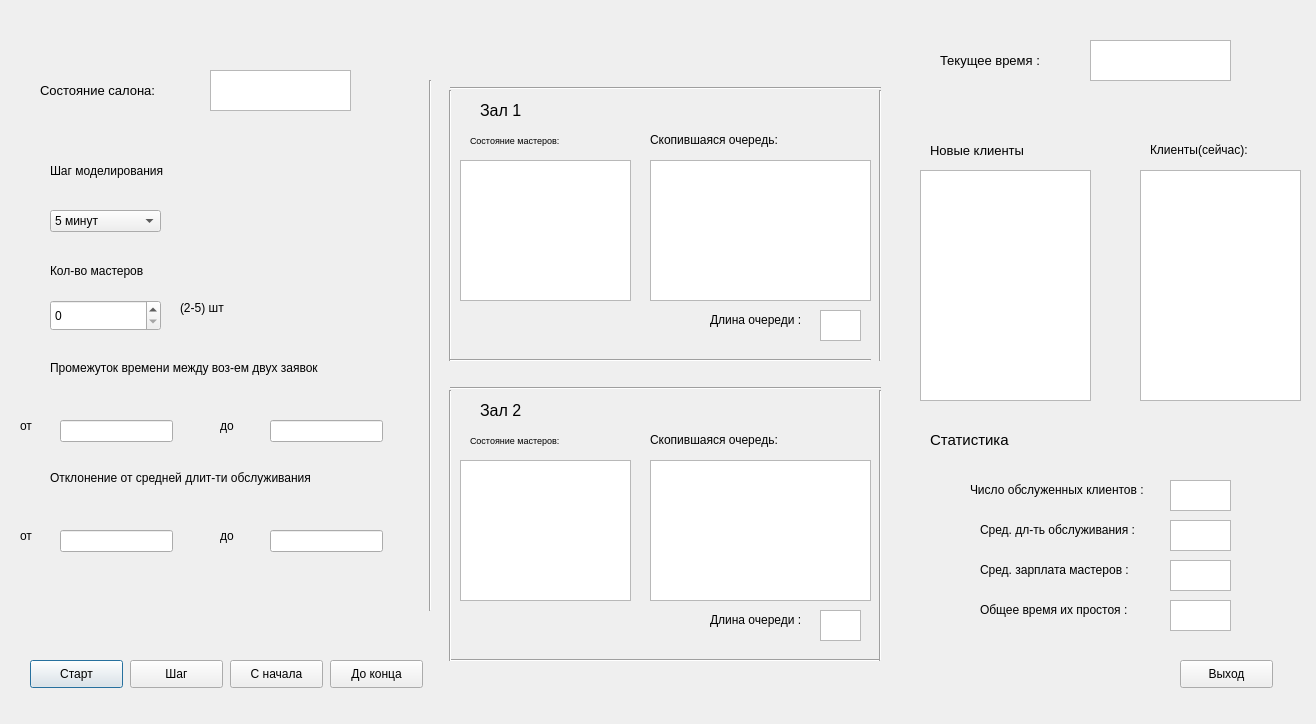
<?xml version="1.0" encoding="UTF-8"?>
<ui version="4.0">
 <class>Barbershop</class>
 <widget class="QDialog" name="Barbershop">
  <property name="geometry">
   <rect>
    <x>0</x>
    <y>0</y>
    <width>1316</width>
    <height>724</height>
   </rect>
  </property>
  <property name="windowTitle">
   <string>Dialog</string>
  </property>
  <widget class="QLabel" name="label">
   <property name="geometry">
    <rect>
     <x>50</x>
     <y>150</y>
     <width>181</width>
     <height>41</height>
    </rect>
   </property>
   <property name="text">
    <string>Шаг моделирования</string>
   </property>
  </widget>
  <widget class="QSpinBox" name="spinBox_masters">
   <property name="geometry">
    <rect>
     <x>50</x>
     <y>300</y>
     <width>111</width>
     <height>31</height>
    </rect>
   </property>
  </widget>
  <widget class="QLabel" name="label_3">
   <property name="geometry">
    <rect>
     <x>50</x>
     <y>250</y>
     <width>181</width>
     <height>41</height>
    </rect>
   </property>
   <property name="text">
    <string>Кол-во мастеров</string>
   </property>
  </widget>
  <widget class="QLabel" name="label_4">
   <property name="geometry">
    <rect>
     <x>180</x>
     <y>300</y>
     <width>81</width>
     <height>16</height>
    </rect>
   </property>
   <property name="text">
    <string>(2-5) шт</string>
   </property>
  </widget>
  <widget class="QLabel" name="label_5">
   <property name="geometry">
    <rect>
     <x>50</x>
     <y>360</y>
     <width>301</width>
     <height>16</height>
    </rect>
   </property>
   <property name="text">
    <string>Промежуток времени между воз-ем двух заявок</string>
   </property>
  </widget>
  <widget class="QLineEdit" name="ot_request">
   <property name="geometry">
    <rect>
     <x>60</x>
     <y>420</y>
     <width>113</width>
     <height>22</height>
    </rect>
   </property>
  </widget>
  <widget class="QLineEdit" name="do_request">
   <property name="geometry">
    <rect>
     <x>270</x>
     <y>420</y>
     <width>113</width>
     <height>22</height>
    </rect>
   </property>
  </widget>
  <widget class="QLabel" name="label_6">
   <property name="geometry">
    <rect>
     <x>20</x>
     <y>410</y>
     <width>21</width>
     <height>31</height>
    </rect>
   </property>
   <property name="text">
    <string>от</string>
   </property>
  </widget>
  <widget class="QLabel" name="label_7">
   <property name="geometry">
    <rect>
     <x>220</x>
     <y>410</y>
     <width>21</width>
     <height>31</height>
    </rect>
   </property>
   <property name="text">
    <string>до</string>
   </property>
  </widget>
  <widget class="QLabel" name="label_8">
   <property name="geometry">
    <rect>
     <x>50</x>
     <y>470</y>
     <width>301</width>
     <height>16</height>
    </rect>
   </property>
   <property name="text">
    <string>Отклонение от средней длит-ти обслуживания</string>
   </property>
  </widget>
  <widget class="QLineEdit" name="ot_decline">
   <property name="geometry">
    <rect>
     <x>60</x>
     <y>530</y>
     <width>113</width>
     <height>22</height>
    </rect>
   </property>
  </widget>
  <widget class="QLineEdit" name="do_decline">
   <property name="geometry">
    <rect>
     <x>270</x>
     <y>530</y>
     <width>113</width>
     <height>22</height>
    </rect>
   </property>
  </widget>
  <widget class="QLabel" name="label_9">
   <property name="geometry">
    <rect>
     <x>20</x>
     <y>520</y>
     <width>21</width>
     <height>31</height>
    </rect>
   </property>
   <property name="text">
    <string>от</string>
   </property>
  </widget>
  <widget class="QLabel" name="label_10">
   <property name="geometry">
    <rect>
     <x>220</x>
     <y>520</y>
     <width>21</width>
     <height>31</height>
    </rect>
   </property>
   <property name="text">
    <string>до</string>
   </property>
  </widget>
  <widget class="QPushButton" name="start">
   <property name="geometry">
    <rect>
     <x>30</x>
     <y>660</y>
     <width>93</width>
     <height>28</height>
    </rect>
   </property>
   <property name="text">
    <string>Старт</string>
   </property>
  </widget>
  <widget class="QPushButton" name="step">
   <property name="geometry">
    <rect>
     <x>130</x>
     <y>660</y>
     <width>93</width>
     <height>28</height>
    </rect>
   </property>
   <property name="text">
    <string>Шаг</string>
   </property>
  </widget>
  <widget class="QPushButton" name="end">
   <property name="geometry">
    <rect>
     <x>330</x>
     <y>660</y>
     <width>93</width>
     <height>28</height>
    </rect>
   </property>
   <property name="text">
    <string>До конца</string>
   </property>
  </widget>
  <widget class="QPushButton" name="exit">
   <property name="geometry">
    <rect>
     <x>1180</x>
     <y>660</y>
     <width>93</width>
     <height>28</height>
    </rect>
   </property>
   <property name="text">
    <string>Выход</string>
   </property>
  </widget>
  <widget class="QLabel" name="label_11">
   <property name="geometry">
    <rect>
     <x>480</x>
     <y>100</y>
     <width>101</width>
     <height>21</height>
    </rect>
   </property>
   <property name="text">
    <string>&lt;html&gt;&lt;head/&gt;&lt;body&gt;&lt;p&gt;&lt;span style=&quot; font-size:12pt;&quot;&gt;Зал 1&lt;/span&gt;&lt;/p&gt;&lt;/body&gt;&lt;/html&gt;</string>
   </property>
   <property name="textFormat">
    <enum>Qt::AutoText</enum>
   </property>
  </widget>
  <widget class="QLabel" name="label_13">
   <property name="geometry">
    <rect>
     <x>710</x>
     <y>310</y>
     <width>101</width>
     <height>21</height>
    </rect>
   </property>
   <property name="text">
    <string>&lt;html&gt;&lt;head/&gt;&lt;body&gt;&lt;p&gt;Длина очереди :&lt;/p&gt;&lt;/body&gt;&lt;/html&gt;</string>
   </property>
   <property name="textFormat">
    <enum>Qt::AutoText</enum>
   </property>
  </widget>
  <widget class="QLabel" name="label_14">
   <property name="geometry">
    <rect>
     <x>940</x>
     <y>50</y>
     <width>141</width>
     <height>21</height>
    </rect>
   </property>
   <property name="text">
    <string>&lt;html&gt;&lt;head/&gt;&lt;body&gt;&lt;p&gt;&lt;span style=&quot; font-size:10pt;&quot;&gt;Текущее время :&lt;/span&gt;&lt;/p&gt;&lt;/body&gt;&lt;/html&gt;</string>
   </property>
   <property name="textFormat">
    <enum>Qt::AutoText</enum>
   </property>
  </widget>
  <widget class="QPlainTextEdit" name="time">
   <property name="geometry">
    <rect>
     <x>1090</x>
     <y>40</y>
     <width>141</width>
     <height>41</height>
    </rect>
   </property>
  </widget>
  <widget class="Line" name="line_2">
   <property name="geometry">
    <rect>
     <x>440</x>
     <y>90</y>
     <width>21</width>
     <height>271</height>
    </rect>
   </property>
   <property name="orientation">
    <enum>Qt::Vertical</enum>
   </property>
  </widget>
  <widget class="QLabel" name="label_15">
   <property name="geometry">
    <rect>
     <x>470</x>
     <y>130</y>
     <width>131</width>
     <height>21</height>
    </rect>
   </property>
   <property name="text">
    <string>&lt;html&gt;&lt;head/&gt;&lt;body&gt;&lt;p&gt;&lt;span style=&quot; font-size:7pt;&quot;&gt;Состояние мастеров:&lt;/span&gt;&lt;/p&gt;&lt;/body&gt;&lt;/html&gt;</string>
   </property>
   <property name="textFormat">
    <enum>Qt::AutoText</enum>
   </property>
  </widget>
  <widget class="Line" name="line_3">
   <property name="geometry">
    <rect>
     <x>450</x>
     <y>350</y>
     <width>421</width>
     <height>20</height>
    </rect>
   </property>
   <property name="orientation">
    <enum>Qt::Horizontal</enum>
   </property>
  </widget>
  <widget class="Line" name="line_4">
   <property name="geometry">
    <rect>
     <x>870</x>
     <y>90</y>
     <width>21</width>
     <height>271</height>
    </rect>
   </property>
   <property name="orientation">
    <enum>Qt::Vertical</enum>
   </property>
  </widget>
  <widget class="Line" name="line_5">
   <property name="geometry">
    <rect>
     <x>450</x>
     <y>80</y>
     <width>431</width>
     <height>16</height>
    </rect>
   </property>
   <property name="orientation">
    <enum>Qt::Horizontal</enum>
   </property>
  </widget>
  <widget class="Line" name="line_6">
   <property name="geometry">
    <rect>
     <x>420</x>
     <y>80</y>
     <width>21</width>
     <height>531</height>
    </rect>
   </property>
   <property name="orientation">
    <enum>Qt::Vertical</enum>
   </property>
  </widget>
  <widget class="QLabel" name="label_18">
   <property name="geometry">
    <rect>
     <x>930</x>
     <y>430</y>
     <width>181</width>
     <height>21</height>
    </rect>
   </property>
   <property name="text">
    <string>&lt;html&gt;&lt;head/&gt;&lt;body&gt;&lt;p&gt;&lt;span style=&quot; font-size:11pt;&quot;&gt;Статистика&lt;/span&gt;&lt;/p&gt;&lt;/body&gt;&lt;/html&gt;</string>
   </property>
   <property name="textFormat">
    <enum>Qt::AutoText</enum>
   </property>
  </widget>
  <widget class="QLabel" name="label_19">
   <property name="geometry">
    <rect>
     <x>970</x>
     <y>480</y>
     <width>191</width>
     <height>21</height>
    </rect>
   </property>
   <property name="text">
    <string>&lt;html&gt;&lt;head/&gt;&lt;body&gt;&lt;p&gt;Число обслуженных клиентов :&lt;/p&gt;&lt;/body&gt;&lt;/html&gt;</string>
   </property>
   <property name="textFormat">
    <enum>Qt::AutoText</enum>
   </property>
  </widget>
  <widget class="QLabel" name="label_20">
   <property name="geometry">
    <rect>
     <x>980</x>
     <y>520</y>
     <width>181</width>
     <height>21</height>
    </rect>
   </property>
   <property name="text">
    <string>&lt;html&gt;&lt;head/&gt;&lt;body&gt;&lt;p&gt;Сред. дл-ть обслуживания :&lt;/p&gt;&lt;/body&gt;&lt;/html&gt;</string>
   </property>
   <property name="textFormat">
    <enum>Qt::AutoText</enum>
   </property>
  </widget>
  <widget class="QPlainTextEdit" name="served_clients">
   <property name="geometry">
    <rect>
     <x>1170</x>
     <y>480</y>
     <width>61</width>
     <height>31</height>
    </rect>
   </property>
  </widget>
  <widget class="QLabel" name="label_21">
   <property name="geometry">
    <rect>
     <x>650</x>
     <y>130</y>
     <width>141</width>
     <height>21</height>
    </rect>
   </property>
   <property name="text">
    <string>&lt;html&gt;&lt;head/&gt;&lt;body&gt;&lt;p&gt;Скопившаяся очередь:&lt;/p&gt;&lt;/body&gt;&lt;/html&gt;</string>
   </property>
   <property name="textFormat">
    <enum>Qt::AutoText</enum>
   </property>
  </widget>
  <widget class="QPlainTextEdit" name="serving_duration">
   <property name="geometry">
    <rect>
     <x>1170</x>
     <y>520</y>
     <width>61</width>
     <height>31</height>
    </rect>
   </property>
  </widget>
  <widget class="QLabel" name="label_22">
   <property name="geometry">
    <rect>
     <x>980</x>
     <y>560</y>
     <width>181</width>
     <height>21</height>
    </rect>
   </property>
   <property name="text">
    <string>&lt;html&gt;&lt;head/&gt;&lt;body&gt;&lt;p&gt;Сред. зарплата мастеров :&lt;/p&gt;&lt;/body&gt;&lt;/html&gt;</string>
   </property>
   <property name="textFormat">
    <enum>Qt::AutoText</enum>
   </property>
  </widget>
  <widget class="QPlainTextEdit" name="masters_salary">
   <property name="geometry">
    <rect>
     <x>1170</x>
     <y>560</y>
     <width>61</width>
     <height>31</height>
    </rect>
   </property>
  </widget>
  <widget class="QLabel" name="label_23">
   <property name="geometry">
    <rect>
     <x>980</x>
     <y>600</y>
     <width>181</width>
     <height>21</height>
    </rect>
   </property>
   <property name="text">
    <string>&lt;html&gt;&lt;head/&gt;&lt;body&gt;&lt;p&gt;Общее время их простоя :&lt;/p&gt;&lt;/body&gt;&lt;/html&gt;</string>
   </property>
   <property name="textFormat">
    <enum>Qt::AutoText</enum>
   </property>
  </widget>
  <widget class="QPlainTextEdit" name="prostoy_time">
   <property name="geometry">
    <rect>
     <x>1170</x>
     <y>600</y>
     <width>61</width>
     <height>31</height>
    </rect>
   </property>
  </widget>
  <widget class="QPlainTextEdit" name="room_1_queue_len">
   <property name="geometry">
    <rect>
     <x>820</x>
     <y>310</y>
     <width>41</width>
     <height>31</height>
    </rect>
   </property>
  </widget>
  <widget class="QListWidget" name="room_1_queue">
   <property name="geometry">
    <rect>
     <x>650</x>
     <y>160</y>
     <width>221</width>
     <height>141</height>
    </rect>
   </property>
  </widget>
  <widget class="QLabel" name="label_16">
   <property name="geometry">
    <rect>
     <x>710</x>
     <y>610</y>
     <width>101</width>
     <height>21</height>
    </rect>
   </property>
   <property name="text">
    <string>&lt;html&gt;&lt;head/&gt;&lt;body&gt;&lt;p&gt;Длина очереди :&lt;/p&gt;&lt;/body&gt;&lt;/html&gt;</string>
   </property>
   <property name="textFormat">
    <enum>Qt::AutoText</enum>
   </property>
  </widget>
  <widget class="QLabel" name="label_24">
   <property name="geometry">
    <rect>
     <x>650</x>
     <y>430</y>
     <width>141</width>
     <height>21</height>
    </rect>
   </property>
   <property name="text">
    <string>&lt;html&gt;&lt;head/&gt;&lt;body&gt;&lt;p&gt;Скопившаяся очередь:&lt;/p&gt;&lt;/body&gt;&lt;/html&gt;</string>
   </property>
   <property name="textFormat">
    <enum>Qt::AutoText</enum>
   </property>
  </widget>
  <widget class="Line" name="line_7">
   <property name="geometry">
    <rect>
     <x>450</x>
     <y>650</y>
     <width>431</width>
     <height>20</height>
    </rect>
   </property>
   <property name="orientation">
    <enum>Qt::Horizontal</enum>
   </property>
  </widget>
  <widget class="QListWidget" name="room_2_queue">
   <property name="geometry">
    <rect>
     <x>650</x>
     <y>460</y>
     <width>221</width>
     <height>141</height>
    </rect>
   </property>
  </widget>
  <widget class="QLabel" name="label_12">
   <property name="geometry">
    <rect>
     <x>480</x>
     <y>400</y>
     <width>101</width>
     <height>21</height>
    </rect>
   </property>
   <property name="text">
    <string>&lt;html&gt;&lt;head/&gt;&lt;body&gt;&lt;p&gt;&lt;span style=&quot; font-size:12pt;&quot;&gt;Зал 2&lt;/span&gt;&lt;/p&gt;&lt;/body&gt;&lt;/html&gt;</string>
   </property>
   <property name="textFormat">
    <enum>Qt::AutoText</enum>
   </property>
  </widget>
  <widget class="Line" name="line_8">
   <property name="geometry">
    <rect>
     <x>440</x>
     <y>390</y>
     <width>21</width>
     <height>271</height>
    </rect>
   </property>
   <property name="orientation">
    <enum>Qt::Vertical</enum>
   </property>
  </widget>
  <widget class="QLabel" name="label_17">
   <property name="geometry">
    <rect>
     <x>470</x>
     <y>430</y>
     <width>131</width>
     <height>21</height>
    </rect>
   </property>
   <property name="text">
    <string>&lt;html&gt;&lt;head/&gt;&lt;body&gt;&lt;p&gt;&lt;span style=&quot; font-size:7pt;&quot;&gt;Состояние мастеров:&lt;/span&gt;&lt;/p&gt;&lt;/body&gt;&lt;/html&gt;</string>
   </property>
   <property name="textFormat">
    <enum>Qt::AutoText</enum>
   </property>
  </widget>
  <widget class="QPlainTextEdit" name="room_2_queue_len">
   <property name="geometry">
    <rect>
     <x>820</x>
     <y>610</y>
     <width>41</width>
     <height>31</height>
    </rect>
   </property>
  </widget>
  <widget class="Line" name="line_9">
   <property name="geometry">
    <rect>
     <x>870</x>
     <y>390</y>
     <width>21</width>
     <height>271</height>
    </rect>
   </property>
   <property name="orientation">
    <enum>Qt::Vertical</enum>
   </property>
  </widget>
  <widget class="Line" name="line_10">
   <property name="geometry">
    <rect>
     <x>450</x>
     <y>380</y>
     <width>431</width>
     <height>16</height>
    </rect>
   </property>
   <property name="orientation">
    <enum>Qt::Horizontal</enum>
   </property>
  </widget>
  <widget class="QTextEdit" name="masters_status_1">
   <property name="geometry">
    <rect>
     <x>460</x>
     <y>160</y>
     <width>171</width>
     <height>141</height>
    </rect>
   </property>
  </widget>
  <widget class="QTextEdit" name="masters_status_2">
   <property name="geometry">
    <rect>
     <x>460</x>
     <y>460</y>
     <width>171</width>
     <height>141</height>
    </rect>
   </property>
  </widget>
  <widget class="QPlainTextEdit" name="clients_now">
   <property name="geometry">
    <rect>
     <x>1140</x>
     <y>170</y>
     <width>161</width>
     <height>231</height>
    </rect>
   </property>
  </widget>
  <widget class="QLabel" name="label_25">
   <property name="geometry">
    <rect>
     <x>1150</x>
     <y>140</y>
     <width>131</width>
     <height>21</height>
    </rect>
   </property>
   <property name="text">
    <string>&lt;html&gt;&lt;head/&gt;&lt;body&gt;&lt;p&gt;&lt;span style=&quot; font-size:9pt;&quot;&gt;Клиенты(сейчас):&lt;/span&gt;&lt;/p&gt;&lt;/body&gt;&lt;/html&gt;</string>
   </property>
   <property name="textFormat">
    <enum>Qt::AutoText</enum>
   </property>
  </widget>
  <widget class="QComboBox" name="step_modelling">
   <property name="geometry">
    <rect>
     <x>50</x>
     <y>210</y>
     <width>111</width>
     <height>22</height>
    </rect>
   </property>
   <item>
    <property name="text">
     <string>5 минут</string>
    </property>
   </item>
   <item>
    <property name="text">
     <string>15 минут</string>
    </property>
   </item>
   <item>
    <property name="text">
     <string>10 минут</string>
    </property>
   </item>
   <item>
    <property name="text">
     <string>30 минут</string>
    </property>
   </item>
   <item>
    <property name="text">
     <string>1 час</string>
    </property>
   </item>
   <item>
    <property name="text">
     <string/>
    </property>
   </item>
  </widget>
  <widget class="QPushButton" name="restart">
   <property name="geometry">
    <rect>
     <x>230</x>
     <y>660</y>
     <width>93</width>
     <height>28</height>
    </rect>
   </property>
   <property name="text">
    <string>С начала</string>
   </property>
  </widget>
  <widget class="QPlainTextEdit" name="new_clients">
   <property name="geometry">
    <rect>
     <x>920</x>
     <y>170</y>
     <width>171</width>
     <height>231</height>
    </rect>
   </property>
  </widget>
  <widget class="QLabel" name="label_26">
   <property name="geometry">
    <rect>
     <x>930</x>
     <y>140</y>
     <width>131</width>
     <height>21</height>
    </rect>
   </property>
   <property name="text">
    <string>&lt;html&gt;&lt;head/&gt;&lt;body&gt;&lt;p&gt;&lt;span style=&quot; font-size:10pt;&quot;&gt;Новые клиенты&lt;/span&gt;&lt;/p&gt;&lt;/body&gt;&lt;/html&gt;</string>
   </property>
   <property name="textFormat">
    <enum>Qt::AutoText</enum>
   </property>
  </widget>
  <widget class="QPlainTextEdit" name="barbershop_condition">
   <property name="geometry">
    <rect>
     <x>210</x>
     <y>70</y>
     <width>141</width>
     <height>41</height>
    </rect>
   </property>
  </widget>
  <widget class="QLabel" name="label_27">
   <property name="geometry">
    <rect>
     <x>40</x>
     <y>80</y>
     <width>171</width>
     <height>21</height>
    </rect>
   </property>
   <property name="text">
    <string>&lt;html&gt;&lt;head/&gt;&lt;body&gt;&lt;p&gt;&lt;span style=&quot; font-size:10pt;&quot;&gt;Состояние салона:&lt;/span&gt;&lt;/p&gt;&lt;/body&gt;&lt;/html&gt;</string>
   </property>
   <property name="textFormat">
    <enum>Qt::AutoText</enum>
   </property>
  </widget>
 </widget>
 <resources/>
 <connections/>
</ui>
